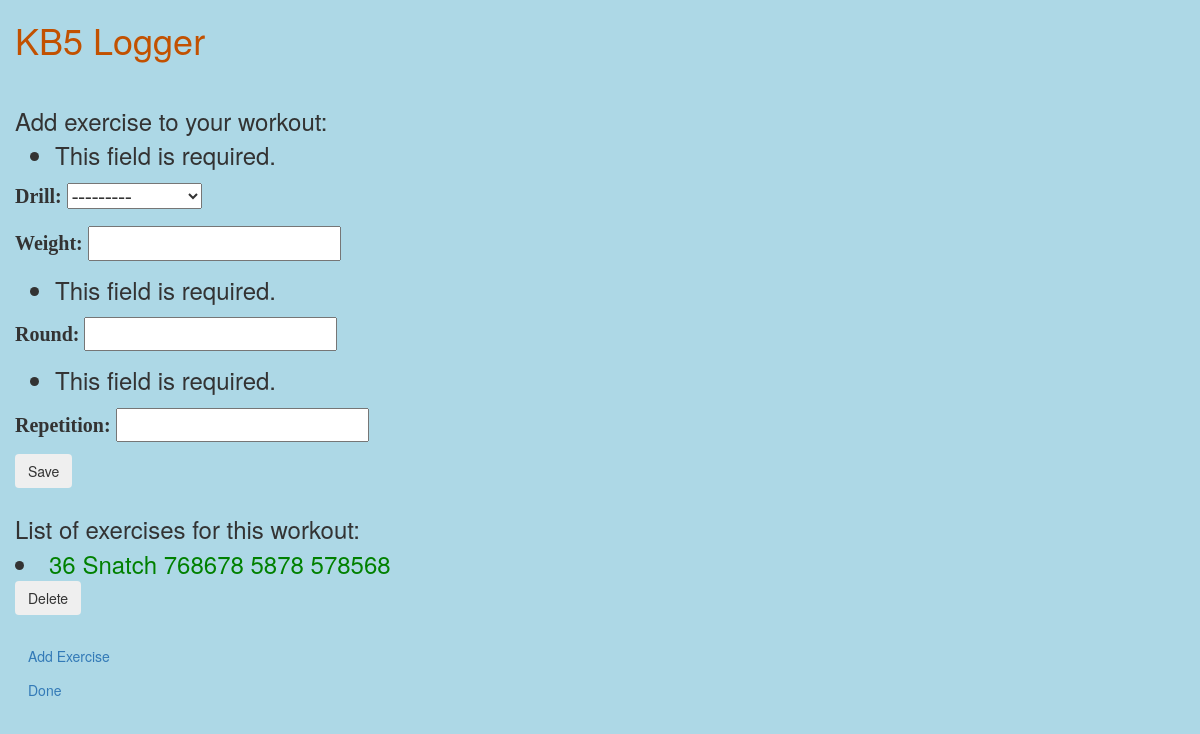
Screenshot of /workouts/78/ (signed in) with the database file from the repository.
### exerlogger/models.py (models this page shows, shortened)
class Exercise(TimeStampedModel):
    workout = models.ForeignKey(Workout, verbose_name=_("workout"), on_delete=models.CASCADE)
    drill = models.ForeignKey(Drill, verbose_name=_("drill"), on_delete=models.CASCADE)
    weight = models.IntegerField(_("weight"), blank=True, null=True)
    round = models.IntegerField(_("round"), default=1)
    repetition = models.IntegerField(_("repetition"), default=1)
    class Meta:
        verbose_name = _("exercise")
        verbose_name_plural = _("exercises")

class Drill(TimeStampedModel):
    name = models.CharField(_("name"), max_length=255)
    class Meta:
        verbose_name = _("drill")
        verbose_name_plural = _("drills")
    objects = models.Manager()
    def __str__(self):
        return self.name

### exerlogger/views.py (the view, shortened to what this page needs)
# urls.py: url(r'workouts/(add)/', views.workout_detail, name='workout_new'),
@login_required
def workout_detail(request, workout_id, exercise_id=None):
    if workout_id == "add":
        exercise_form = NewExerciseForm(request.POST)
        if request.method == "POST":
            workout_current = Workout.objects.create()
            exercise_form.instance = Exercise(workout=workout_current)
            if exercise_form.is_valid():
                exercise_form.save(commit=True)
                return redirect(workout_detail, workout_id=workout_current.id)
        context = {
            'exercise_form': exercise_form
        }
    else:
        workout = get_object_or_404(Workout, pk=workout_id)
        exercises = Exercise.objects.filter(workout=workout_id)
        exercise_form = NewExerciseForm(
            request.POST,
            instance=Exercise(workout=workout),
        )
        if exercise_form.is_valid():
            exercise_form.save(commit=True)
        context = {
            'workout': workout,
            'exercises': exercises,
            'exercise_form': exercise_form
        }
    return render(request, 'workout/workout_detail.html', context)

### exerlogger/forms.py
class NewExerciseForm(forms.ModelForm):
    class Meta:
        model = Exercise
        fields = ["drill", "weight", "round", "repetition"]

### templates/workout/workout_detail.html (shortened to what this page needs)
{% extends 'userspace/base.html' %}
        {% block content %}
            {% if exercise_form %}
                <br>
                Add exercise to your workout:
                <form method="POST" enctype="multipart/form-data">
                    {{ exercise_form.as_p }}
                    <input type="submit" value="Save" class="btn btn-md btn-secondary">
                </form>
            {% endif %}
            List of exercises for this workout:
            {% for exercise in exercises %}
                <li><a href="{% url 'exercise_edit' workout.id exercise.id %}">
                    {{ exercise.id }}
                    {{ exercise.drill.name }}
                    {{ exercise.weight }}
                    {{ exercise.repetition }}
                    {{ exercise.round }}
                    </a>
                    <form action="{% url 'delete_exercise' workout.id exercise.id %}" method="POST">
                        <input type="submit" value="Delete" class="btn btn-md btn-secondary">
                    </form>
                </li>
            {% endfor %}
            {% if workout %}
            <a class="btn btn-md btn-secondary" href="{% url 'workout_detail' workout.id %}">Add Exercise</a>
            {% endif %}
            <br>
            <a href="{% url 'workouts' %}" class="btn btn-md btn-secondary" >Done</a>
        {% endblock %}

### exerlogger/static/workout/style.css (style rules this page uses)
li a { color: green; }
body { background-color: lightblue; padding-left: 15px; font-size: 24px; }
p { font-family: verdana; font-size: 20px; }

### rows the page displays
Exercise: id "36", drill.name "Snatch", weight "768678", repetition "5878", round "578568"
